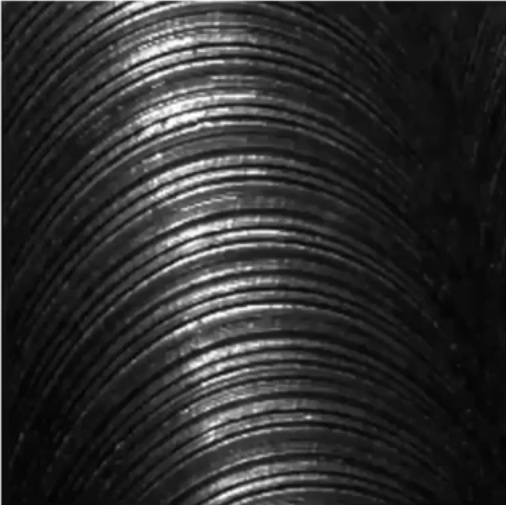
#> input picture Basic Image Processing/Homomorphic Filtering/test3.jpg, 506 x 505 px
$ python Homomorphic_Filtering.py
#> lines starting #> are read from the running program, lines starting #| are printed output that depends on the picture
#> further down, img is the input picture: shape (505, 506, 3); min 2, max 255, mean 46.6
#> `hsv = cv2.cvtColor(img, cv2.COLOR_BGR2HSV)`: hsv: shape (505, 506, 3); mean H, S, V 0, 0, 46.6
#> `h, s, v = cv2.split(hsv)`: h: shape (505, 506); every value is 0
import cv2
import numpy as np
import matplotlib.pyplot as plt

###Hyperparameters
low_gain = 0.2        # Low-frequency gain (low frequency components will be attenuated by this factor)
high_gain = 1.5       # High-frequency gain (high frequency components will be amplified by this factor)
cutoff = 20           # Cutoff frequency for the filter (in pixels, determines the radius of the low-pass region)
c = 1                 # Sharpness of the filter transition (controls how quickly the filter transitions from low_gain to high_gain)
input_image_path = 'test3.jpg'  # Path to input image

def homomorphic_filter(image, low_gain=0.4, high_gain=1.8, cutoff=40, c=1):
#> called with low_gain = 0.2, high_gain = 1.5, cutoff = 20, c = 1
    image = image.astype(np.float32)
    image = image / 255.0 + 1e-6

    img_log = np.log(image)
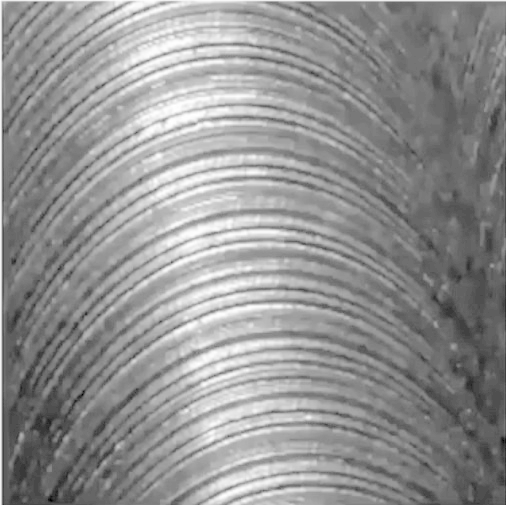
#> img_log: shape (505, 506) float32; min -4.85, max 9.54e-07, mean -2.05; drawn with min black and max white

    dft = np.fft.fft2(img_log)
    dft_shift = np.fft.fftshift(dft)

    rows, cols = image.shape
#> rows = 505; cols = 506
    crow, ccol = rows // 2, cols // 2
#> crow = 252; ccol = 253

    y, x = np.ogrid[-crow:rows-crow, -ccol:cols-ccol]
#> y = 505 values from -252 to 252
    dist_sq = x*x + y*y

    h_uv = high_gain - (high_gain - low_gain) * np.exp(-c * dist_sq / (cutoff**2))

    # Explicitly set the DC component (center of the shifted FFT) to 1
    h_uv[crow, ccol] = 1

    filtered = dft_shift * h_uv

    img_back = np.fft.ifft2(np.fft.ifftshift(filtered))
    img_back = np.real(img_back)
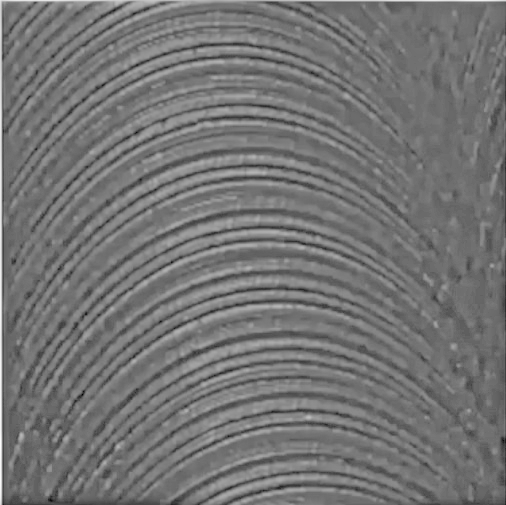
#> img_back: shape (505, 506) float64; min -5.32, max 1.85, mean -2.05; drawn with min black and max white

    img_exp = np.exp(img_back)
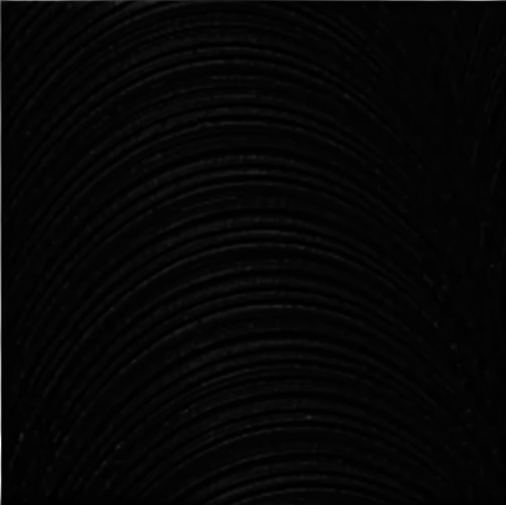
#> img_exp: shape (505, 506) float64; min 0.00487, max 6.33, mean 0.16; drawn with min black and max white
    img_exp = np.clip(img_exp, 0, 1)
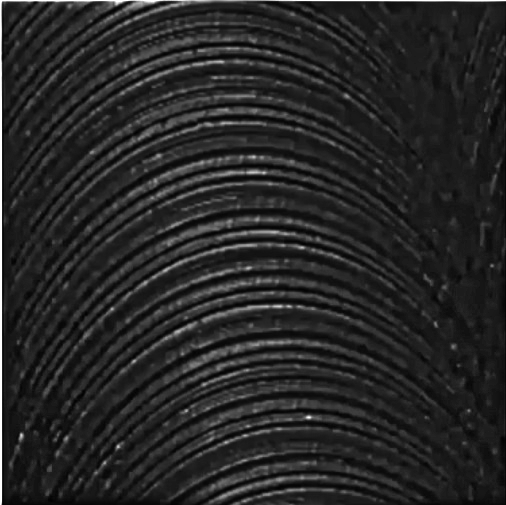
#> img_exp: shape (505, 506) float64; min 0.00487, max 1, mean 0.152

    result = (img_exp * 255).astype(np.uint8)

    return result


# ---------------------------
# Read image (color)
# ---------------------------
img = cv2.imread(input_image_path)

if img is None:
    raise FileNotFoundError("Error: test1.jpg not found.")

# Check if grayscale
if len(img.shape) == 2:
    # Grayscale image
    enhanced_img = homomorphic_filter(img, low_gain, high_gain, cutoff, c)
    display_original = img
    display_enhanced = enhanced_img

else:
    # Color image
    img_rgb = cv2.cvtColor(img, cv2.COLOR_BGR2RGB)

    # Convert to HSV
    hsv = cv2.cvtColor(img, cv2.COLOR_BGR2HSV)
    h, s, v = cv2.split(hsv)

    # Apply homomorphic filtering only to V channel
    v_filtered = homomorphic_filter(v, low_gain, high_gain, cutoff, c)

    # Merge back
    hsv_filtered = cv2.merge([h, s, v_filtered])
#> hsv_filtered: shape (505, 506, 3); mean H, S, V 0, 0, 38.4
    enhanced_bgr = cv2.cvtColor(hsv_filtered, cv2.COLOR_HSV2BGR)
    enhanced_rgb = cv2.cvtColor(enhanced_bgr, cv2.COLOR_BGR2RGB)

    display_original = img_rgb
    display_enhanced = enhanced_rgb


# ---------------------------
# Show images side by side
# ---------------------------
plt.figure(figsize=(12,6))

plt.subplot(1,2,1)
plt.imshow(display_original)
plt.title("Original Image")
plt.axis("off")

plt.subplot(1,2,2)
plt.imshow(display_enhanced)
plt.title("Homomorphic Enhanced")
plt.axis("off")

plt.tight_layout()
plt.show()

$ run again, with Basic Image Processing/Homomorphic Filtering/test1.jpg copied over Basic Image Processing/Homomorphic Filtering/test3.jpg
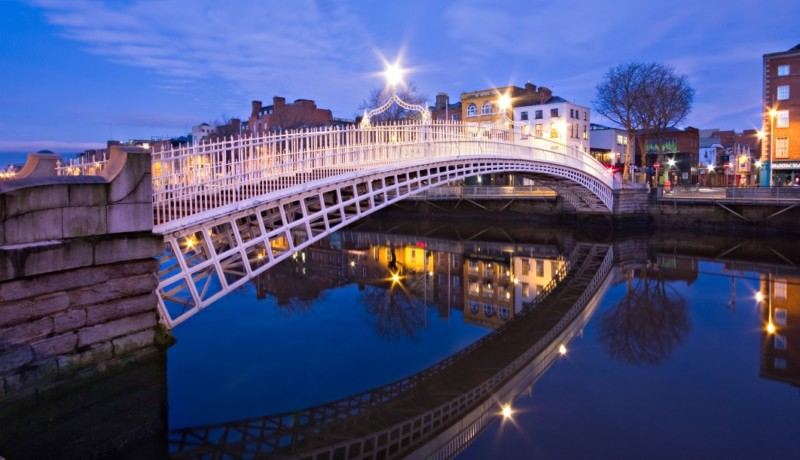
#> input picture Basic Image Processing/Homomorphic Filtering/test1.jpg, 800 x 460 px
#> img is the input picture: shape (460, 800, 3); mean B, G, R 123, 81.7, 78.4
#> hsv: shape (460, 800, 3); mean H, S, V 116.9, 120.5, 130.3
#> in homomorphic_filter, `img_exp = np.clip(img_exp, 0, 1)`:
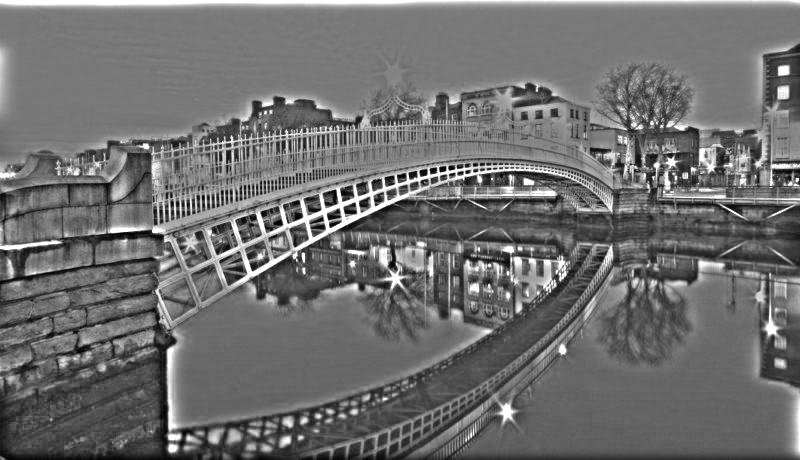
#> img_exp: shape (460, 800) float64; min 0.00294, max 1, mean 0.437
#> hsv_filtered: shape (460, 800, 3); mean H, S, V 116.9, 120.5, 110.9
#> `enhanced_bgr = cv2.cvtColor(hsv_filtered, cv2.COLOR_HSV2BGR)`:
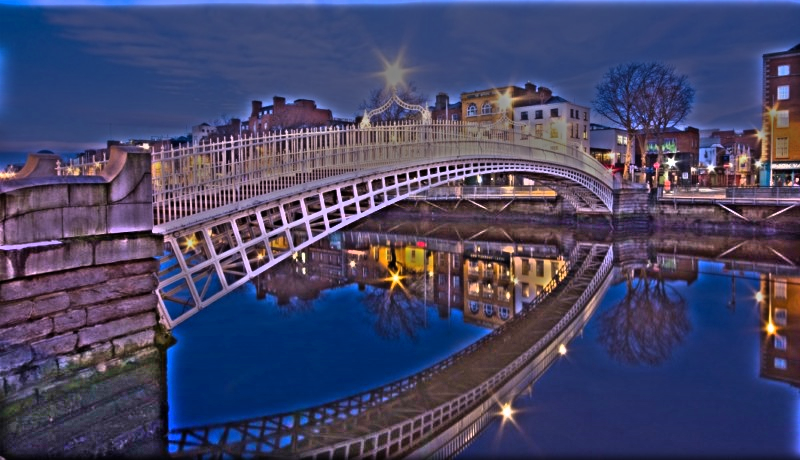
#> enhanced_bgr: shape (460, 800, 3); mean B, G, R 103.9, 69.7, 70.7

$ run again, with Basic Image Processing/Homomorphic Filtering/test2.jpg copied over Basic Image Processing/Homomorphic Filtering/test3.jpg
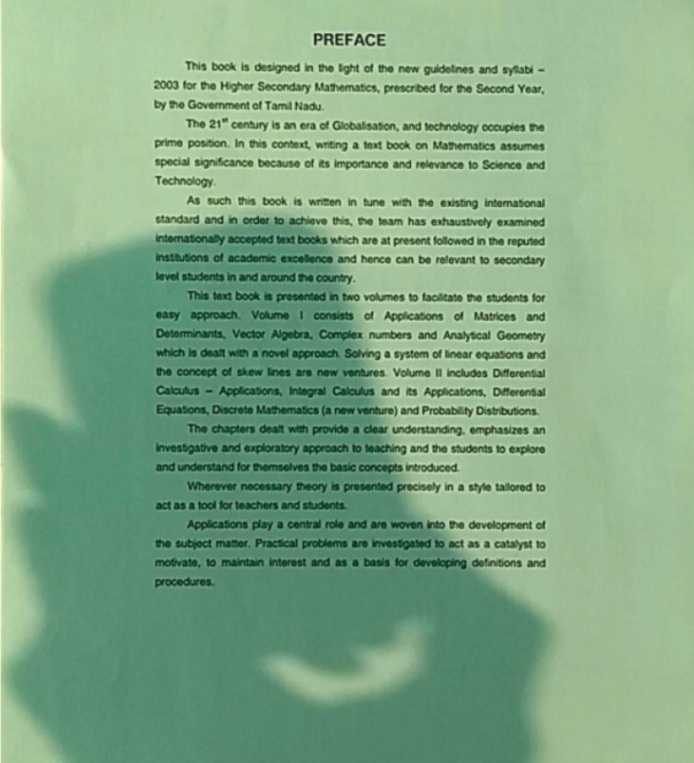
#> input picture Basic Image Processing/Homomorphic Filtering/test2.jpg, 694 x 763 px
#> img is the input picture: shape (763, 694, 3); mean B, G, R 133.6, 167.5, 128.9
#> hsv: shape (763, 694, 3); mean H, S, V 61.6, 72.2, 167.5
#> in homomorphic_filter, `img_exp = np.clip(img_exp, 0, 1)`:
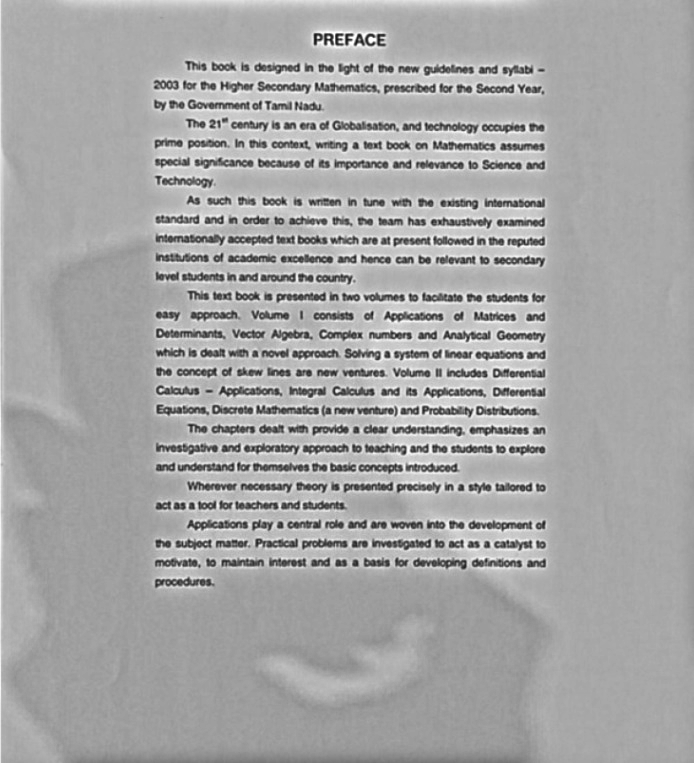
#> img_exp: shape (763, 694) float64; min 0.0668, max 1, mean 0.655
#> hsv_filtered: shape (763, 694, 3); mean H, S, V 61.6, 72.2, 166.5
#> `enhanced_bgr = cv2.cvtColor(hsv_filtered, cv2.COLOR_HSV2BGR)`:
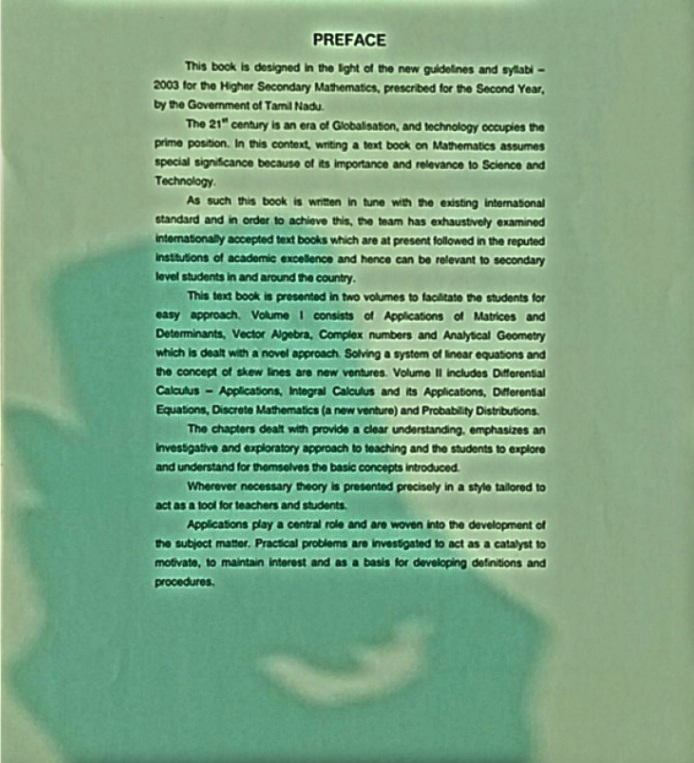
#> enhanced_bgr: shape (763, 694, 3); mean B, G, R 132.8, 166.5, 125.7

$ run again, with Basic Image Processing/Homomorphic Filtering/test4.jpg copied over Basic Image Processing/Homomorphic Filtering/test3.jpg
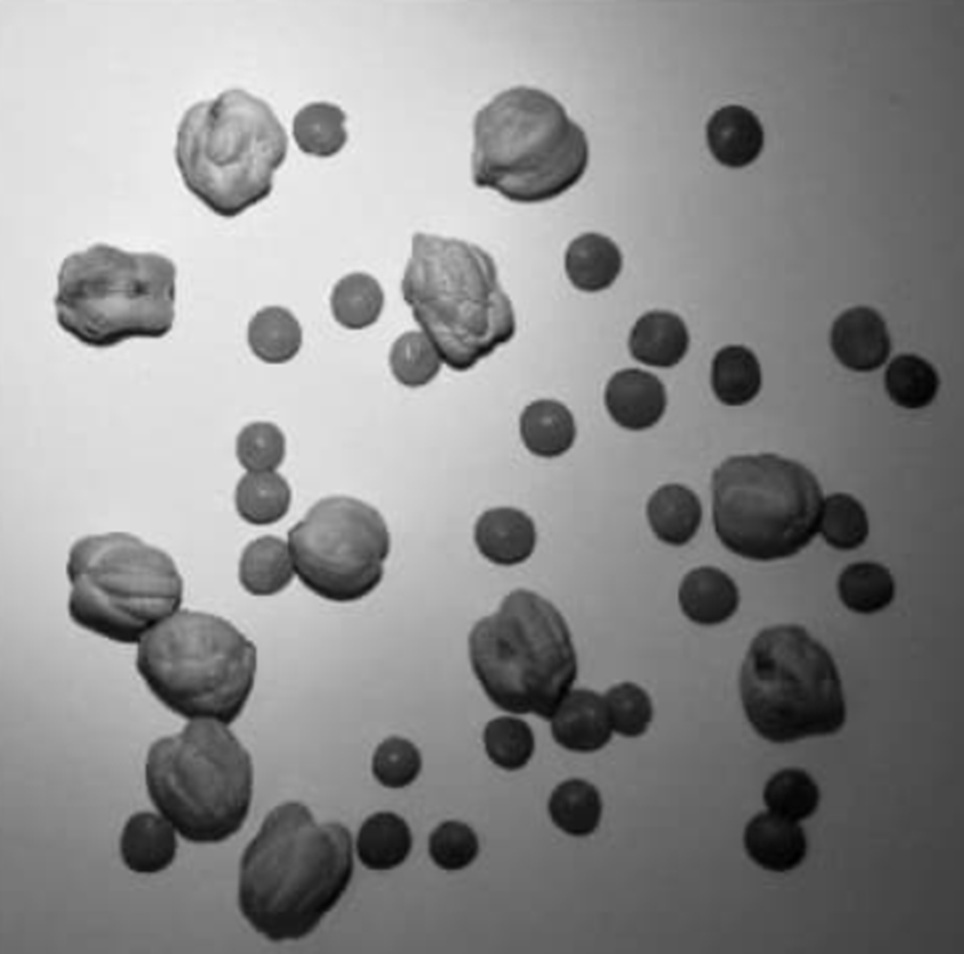
#> input picture Basic Image Processing/Homomorphic Filtering/test4.jpg, 964 x 954 px
#> img is the input picture: shape (954, 964, 3); min 0, max 247, mean 140.7
#> hsv: shape (954, 964, 3); mean H, S, V 0, 0, 140.7
#> h: shape (954, 964); every value is 0
#> in homomorphic_filter, `img_exp = np.clip(img_exp, 0, 1)`:
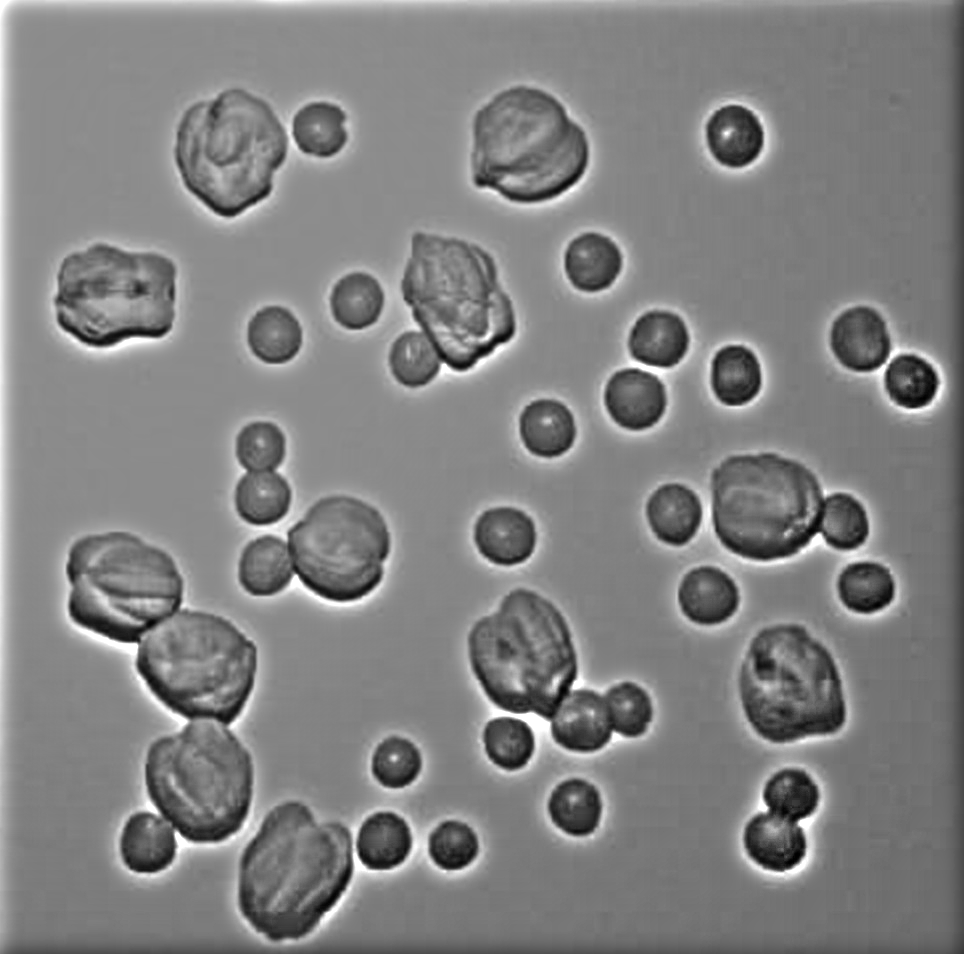
#> img_exp: shape (954, 964) float64; min 1.87e-08, max 1, mean 0.509
#> hsv_filtered: shape (954, 964, 3); mean H, S, V 0, 0, 129.3
#> `plt.show()`:
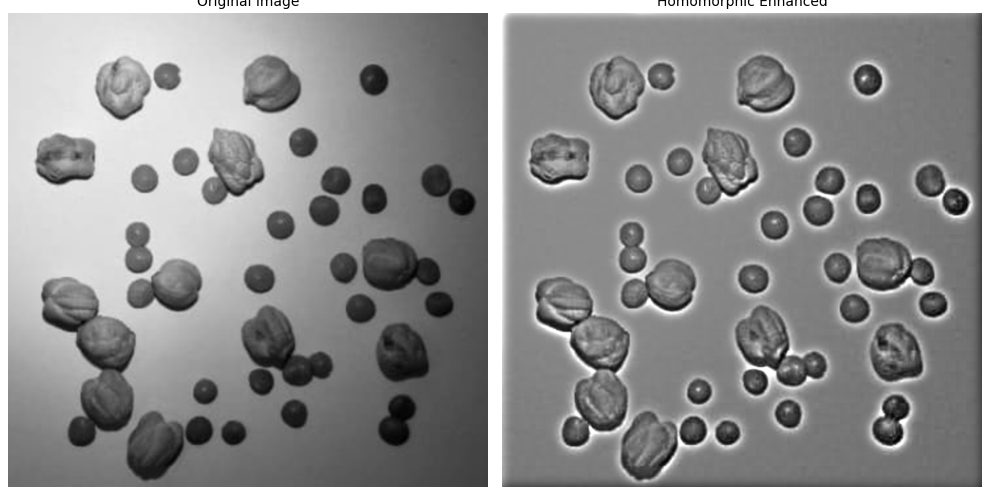
#> figure drawn by matplotlib, 2 panels
